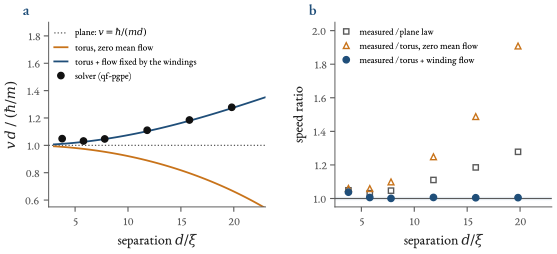

Recreate this plot in Python.
"""Figure ch03_pairspeed: the speed of a vortex pair in the periodic box against its separation d (six solver runs, 40 time units each).
(a) v d / (hbar/m): plane-wave law (=1), point vortices on the torus with zero mean flow, the same plus the uniform flow fixed by the winding
integers of the torus, and the measurements; (b) ratio of the measured speed to each of the three predictions.
Data: ch03_numbers.json (ch03_compute.py, part `scan`); the curves are computed here with ch03_pv.py."""
import json, sys
from pathlib import Path
sys.path.insert(0, str(Path(__file__).resolve().parents[1])); sys.path.insert(0, str(Path(__file__).resolve().parent))
from figstyle import *
import ch03_pv as PV
HERE = Path(__file__).resolve().parent
J = json.loads((HERE / "ch03_numbers.json").read_text())["scan"]["rows"]
d = np.array([r["d_mean"] for r in J]); vm = np.array([r["v_meas"] for r in J])
fig, (axa, axb) = plt.subplots(1, 2, figsize=(TEXTW, 2.4), gridspec_kw=dict(wspace=0.32, left=0.085, right=0.985, top=0.955, bottom=0.185))
dd = np.linspace(3.0, 23.0, 81); q = np.array([1, -1])
xc, yc = 32.13, 30.71
v0 = np.zeros_like(dd); v1 = np.zeros_like(dd)
for i, di in enumerate(dd):
    pos = np.array([[xc - di / 2, yc], [xc + di / 2, yc]])
    v0[i] = np.hypot(*PV.vortex_velocity(pos, q, with_sector=False).mean(0)); v1[i] = np.hypot(*PV.vortex_velocity(pos, q, with_sector=True).mean(0))
axa.axhline(1.0, color=GREY, lw=0.9, ls=":", label=r"plane: $v=\hbar/(md)$")
axa.plot(dd, v0 * dd, "-", color=ORANGE, lw=1.3, label="torus, zero mean flow")
axa.plot(dd, v1 * dd, "-", color=BLUE, lw=1.3, label="torus + flow fixed by the windings")
axa.plot(d, vm * d, "o", ms=4.6, color="#111111", label="solver (qf-pgpe)")
axa.set_xlabel(r"separation $d/\xi$"); axa.set_ylabel(r"$v\,d\;/\;(\hbar/m)$")
axa.set_xlim(2.5, 23); axa.set_ylim(0.55, 1.9)
axa.legend(loc="upper left", fontsize=6.8, handlelength=1.4, borderaxespad=0.2)
panel(axa, "a")
r_pl = np.array([r["ratio_to_plane"] for r in J]); r_p0 = np.array([r["ratio_to_pv_zero_mean"] for r in J]); r_p1 = np.array([r["ratio_to_pv_with_sector"] for r in J])
axb.axhspan(0.99, 1.01, color=BLUE, alpha=0.12, lw=0)
axb.axhline(1.0, color=GREY, lw=0.7)
axb.plot(d, r_pl, "s", ms=3.8, mfc="none", mec=GREY, label="measured / plane law")
axb.plot(d, r_p0, "^", ms=4.2, mfc="none", mec=ORANGE, label="measured / torus, zero mean flow")
axb.plot(d, r_p1, "o", ms=4.6, color=BLUE, label="measured / torus + winding flow")
axb.set_xlabel(r"separation $d/\xi$"); axb.set_ylabel("speed ratio")
axb.set_xlim(2.5, 23); axb.set_ylim(0.95, 2.05)
axb.legend(loc="upper left", fontsize=6.8, handlelength=1.2, borderaxespad=0.2)
panel(axb, "b")
save(fig, "ch03_pairspeed")
